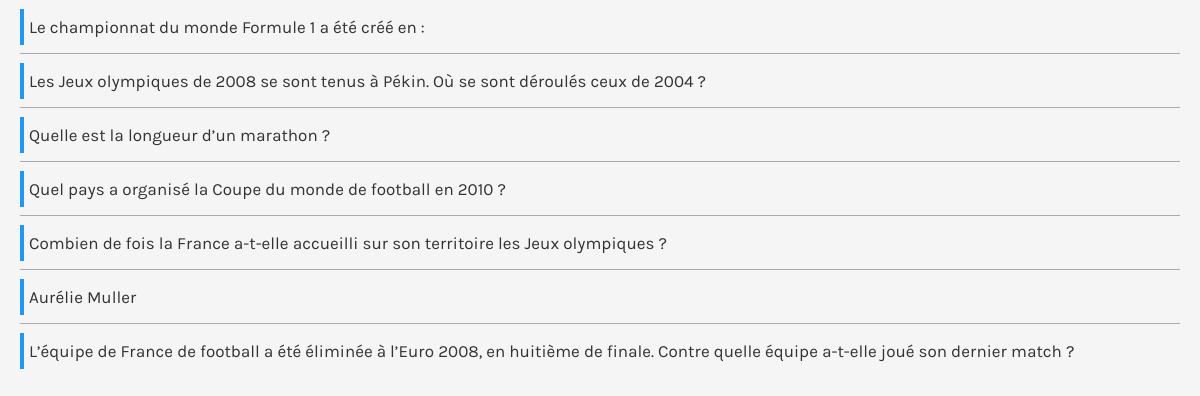
Page /frame_form_questions.php?id=4 (signed in) on the committed database.
### tables this page shows
CREATE TABLE IF NOT EXISTS `question` (
  `question_id` int(11) NOT NULL,
  `question_questionnaire_id` int(11) NOT NULL,
  `question_num` int(11) NOT NULL,
  `question_content` varchar(255) NOT NULL,
  `question_type` enum('checkbox','radio') NOT NULL,
  `question_hint` text,
  `question_weight` enum('1','2','3','4','5') NOT NULL DEFAULT '1'
);

### include/auth.class.php (called while the page is built, shortened)
<?php
class Auth{
	static function getUserId() {
		if(isset($_SESSION["user_id"]))
			return $_SESSION["user_id"];
		else
			return 0;
	}
};
?>

### frame_form_questions.php (the view, shortened to what this page needs)
<?php
require_once("include/auth.class.php");
function littleCasify($str) {
	$a = array('À', 'Á', 'Â', 'Ã', 'Ä', 'Å', 'Æ', 'Ç', 'È', 'É', 'Ê', 'Ë', 'Ì', 'Í', 'Î', 'Ï', 'Ð', 'Ñ', 'Ò', 'Ó', 'Ô', 'Õ', 'Ö', 'Ø', 'Ù', 'Ú', 'Û', 'Ü', 'Ý', 'ß', 'à', 'á', 'â', 'ã', 'ä', 'å', 'æ', 'ç', 'è', 'é', 'ê', 'ë', 'ì', 'í', 'î', 'ï', 'ñ', 'ò', 'ó', 'ô', 'õ', 'ö', 'ø', 'ù', 'ú', 'û', 'ü', 'ý', 'ÿ', 'Ā', 'ā', 'Ă', 'ă', 'Ą', 'ą', 'Ć', 'ć', 'Ĉ', 'ĉ', 'Ċ', 'ċ', 'Č', 'č', 'Ď', 'ď', 'Đ', 'đ', 'Ē', 'ē', 'Ĕ', 'ĕ', 'Ė', 'ė', 'Ę', 'ę', 'Ě', 'ě', 'Ĝ', 'ĝ', 'Ğ', 'ğ', 'Ġ', 'ġ', 'Ģ', 'ģ', 'Ĥ', 'ĥ', 'Ħ', 'ħ', 'Ĩ', 'ĩ', 'Ī', 'ī', 'Ĭ', 'ĭ', 'Į', 'į', 'İ', 'ı', 'Ĳ', 'ĳ', 'Ĵ', 'ĵ', 'Ķ', 'ķ', 'Ĺ', 'ĺ', 'Ļ', 'ļ', 'Ľ', 'ľ', 'Ŀ', 'ŀ', 'Ł', 'ł', 'Ń', 'ń', 'Ņ', 'ņ', 'Ň', 'ň', 'ŉ', 'Ō', 'ō', 'Ŏ', 'ŏ', 'Ő', 'ő', 'Œ', 'œ', 'Ŕ', 'ŕ', 'Ŗ', 'ŗ', 'Ř', 'ř', 'Ś', 'ś', 'Ŝ', 'ŝ', 'Ş', 'ş', 'Š', 'š', 'Ţ', 'ţ', 'Ť', 'ť', 'Ŧ', 'ŧ', 'Ũ', 'ũ', 'Ū', 'ū', 'Ŭ', 'ŭ', 'Ů', 'ů', 'Ű', 'ű', 'Ų', 'ų', 'Ŵ', 'ŵ', 'Ŷ', 'ŷ', 'Ÿ', 'Ź', 'ź', 'Ż', 'ż', 'Ž', 'ž', 'ſ', 'ƒ', 'Ơ', 'ơ', 'Ư', 'ư', 'Ǎ', 'ǎ', 'Ǐ', 'ǐ', 'Ǒ', 'ǒ', 'Ǔ', 'ǔ', 'Ǖ', 'ǖ', 'Ǘ', 'ǘ', 'Ǚ', 'ǚ', 'Ǜ', 'ǜ', 'Ǻ', 'ǻ', 'Ǽ', 'ǽ', 'Ǿ', 'ǿ', 'Ά', 'ά', 'Έ', 'έ', 'Ό', 'ό', 'Ώ', 'ώ', 'Ί', 'ί', 'ϊ', 'ΐ', 'Ύ', 'ύ', 'ϋ', 'ΰ', 'Ή', 'ή', '\'');
	$b = array('A', 'A', 'A', 'A', 'A', 'A', 'AE', 'C', 'E', 'E', 'E', 'E', 'I', 'I', 'I', 'I', 'D', 'N', 'O', 'O', 'O', 'O', 'O', 'O', 'U', 'U', 'U', 'U', 'Y', 's', 'a', 'a', 'a', 'a', 'a', 'a', 'ae', 'c', 'e', 'e', 'e', 'e', 'i', 'i', 'i', 'i', 'n', 'o', 'o', 'o', 'o', 'o', 'o', 'u', 'u', 'u', 'u', 'y', 'y', 'A', 'a', 'A', 'a', 'A', 'a', 'C', 'c', 'C', 'c', 'C', 'c', 'C', 'c', 'D', 'd', 'D', 'd', 'E', 'e', 'E', 'e', 'E', 'e', 'E', 'e', 'E', 'e', 'G', 'g', 'G', 'g', 'G', 'g', 'G', 'g', 'H', 'h', 'H', 'h', 'I', 'i', 'I', 'i', 'I', 'i', 'I', 'i', 'I', 'i', 'IJ', 'ij', 'J', 'j', 'K', 'k', 'L', 'l', 'L', 'l', 'L', 'l', 'L', 'l', 'l', 'l', 'N', 'n', 'N', 'n', 'N', 'n', 'n', 'O', 'o', 'O', 'o', 'O', 'o', 'OE', 'oe', 'R', 'r', 'R', 'r', 'R', 'r', 'S', 's', 'S', 's', 'S', 's', 'S', 's', 'T', 't', 'T', 't', 'T', 't', 'U', 'u', 'U', 'u', 'U', 'u', 'U', 'u', 'U', 'u', 'U', 'u', 'W', 'w', 'Y', 'y', 'Y', 'Z', 'z', 'Z', 'z', 'Z', 'z', 's', 'f', 'O', 'o', 'U', 'u', 'A', 'a', 'I', 'i', 'O', 'o', 'U', 'u', 'U', 'u', 'U', 'u', 'U', 'u', 'U', 'u', 'A', 'a', 'AE', 'ae', 'O', 'o', 'Α', 'α', 'Ε', 'ε', 'Ο', 'ο', 'Ω', 'ω', 'Ι', 'ι', 'ι', 'ι', 'Υ', 'υ', 'υ', 'υ', 'Η', 'η', ' ');
	$str =  strtolower(str_replace($a, $b, $str));
	$str =  preg_replace('`[^0-9a-z- ]`', '', $str);
	return trim($str);
}
?>
<!DOCTYPE html>
<html>
	<head>
		<link rel="stylesheet" type="text/css" href="css/main.css">
	</head>
	<body style="overflow-x: hidden;">
		<ul id="questions_framed" class="questions_framed">
			<?php
			$query = '	SELECT *
						FROM question q
						WHERE question_questionnaire_id = '.$_GET["id"].'
						ORDER BY question_num ASC, question_id ASC';
			$second_query = 'SELECT DISTINCT q.question_id
							FROM question q
							INNER JOIN choice c
							ON q.question_id = c.choice_question_id
							INNER JOIN answer a
							on a.answer_choice_id = c.choice_id
							WHERE question_questionnaire_id ='.$_GET["id"].'
							AND a.answer_student_user_id ='.Auth::getUserId().'
							ORDER BY question_num ASC, question_id ASC ';
			$questions_result = $_MYSQLI->query($query);
			$questions_query_answered = $_MYSQLI->query($second_query);
			$res = $questions_query_answered->fetch_all();
			while($question = $questions_result->fetch_object()) {
				$founded = false;
				for($i = 0 ; $i < count($res) ; $i++)
				{
					if($res[$i][0] == $question->question_id)
					{
						$founded = true;
						break;
					}
				}
				if(!$founded)
					echo '<li id="'.$question->question_id.'" onclick="parent.QuestionSelectQuestionController(this)" name="'.littleCasify(($question->question_content)).'">'.($question->question_content).'</li>'."\n";
				else
					echo '<li id="'.$question->question_id.'" onclick="parent.QuestionSelectQuestionController(this)" name="'.littleCasify(($question->question_content)).'"><div class="marker">'.($question->question_content).'</div></li>'."\n";
			}
			?>
		</ul>
	</body>
</html>

### css/main.css (style rules this page uses)
body { margin:0; font-family: 'Karla', sans-serif; font-size: 17px; line-height: 36px; background: #f5f5f5; }
#questions_framed { padding:0; margin:0; }
#questions_framed li { margin: 0 20px; color: #333333; padding: 8.5px 0; border-bottom: solid #AAAAAA 1px; white-space: nowrap; overflow: hidden; text-overflow: ellipsis; cursor:pointer; }
#questions_framed li:last-child { border-bottom: 0; }
.marker { border-top-style: none; border-right-style: none; border-bottom-style: none; border-left-style: solid; border-width: 4px; border-color: #2196f3; padding-left: 5px; }

### rows in the picture
question: question_content "Le championnat du monde Formule 1 a été créé en :"
question: question_content "Les Jeux olympiques de 2008 se sont tenus à Pékin. Où se sont déroulés ceux de 2004 ?"
question: question_content "Quelle est la longueur d’un marathon ?"
question: question_content "Quel pays a organisé la Coupe du monde de football en 2010 ?"
question: question_content "Combien de fois la France a-t-elle accueilli sur son territoire les Jeux olympiques ?"
question: question_content "Aurélie Muller"
question: question_content "L’équipe de France de football a été éliminée à l’Euro 2008, en huitième de finale. Contre quelle équipe a-t-elle joué son dernier match ?"
